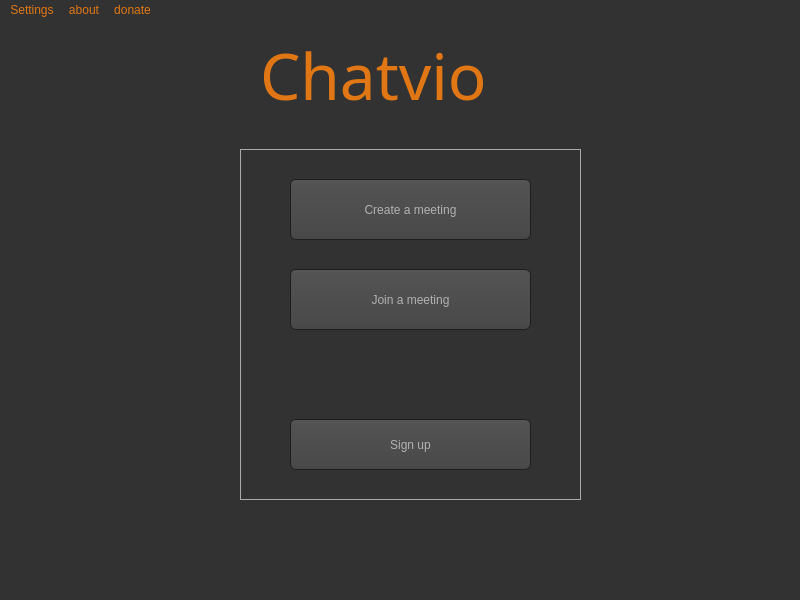
<?xml version="1.0" encoding="UTF-8"?>
<ui version="4.0">
 <class>Chatvio</class>
 <widget class="QMainWindow" name="Chatvio">
  <property name="geometry">
   <rect>
    <x>0</x>
    <y>0</y>
    <width>800</width>
    <height>600</height>
   </rect>
  </property>
  <property name="font">
   <font>
    <weight>75</weight>
    <bold>true</bold>
   </font>
  </property>
  <property name="windowTitle">
   <string>Chatvio</string>
  </property>
  <property name="whatsThis">
   <string>Create a public or private meeting</string>
  </property>
  <property name="styleSheet">
   <string notr="true">QToolTip
{
     border: 1px solid black;
     background-color: #ffa02f;
     padding: 1px;
     border-radius: 3px;
     opacity: 100;
}

QWidget
{
    color: #e07714;
    background-color: #323232;
}

QTreeView, QListView
{
    background-color: silver;
    margin-left: 5px;
}

QWidget:item:hover
{
    background-color: QLinearGradient( x1: 0, y1: 0, x2: 0, y2: 1, stop: 0 #ffa02f, stop: 1 #ca0619);
    color: #000000;
}

QWidget:item:selected
{
    background-color: QLinearGradient( x1: 0, y1: 0, x2: 0, y2: 1, stop: 0 #ffa02f, stop: 1 #d7801a);
}

QMenuBar::item
{
    background: transparent;
}

QMenuBar::item:selected
{
    background: transparent;
    border: 1px solid #ffaa00;
}

QMenuBar::item:pressed
{
    background: #444;
    border: 1px solid #000;
    background-color: QLinearGradient(
        x1:0, y1:0,
        x2:0, y2:1,
        stop:1 #212121,
        stop:0.4 #343434/*,
        stop:0.2 #343434,
        stop:0.1 #ffaa00*/
    );
    margin-bottom:-1px;
    padding-bottom:1px;
}

QMenu
{
    border: 1px solid #000;
}

QMenu::item
{
    padding: 2px 20px 2px 20px;
}

QMenu::item:selected
{
    color: #000000;
}

QWidget:disabled
{
    color: #808080;
    background-color: #323232;
}

QAbstractItemView
{
    background-color: QLinearGradient( x1: 0, y1: 0, x2: 0, y2: 1, stop: 0 #4d4d4d, stop: 0.1 #646464, stop: 1 #5d5d5d);
}

QWidget:focus
{
    /*border: 1px solid darkgray;*/
}

QLineEdit
{
    background-color: QLinearGradient( x1: 0, y1: 0, x2: 0, y2: 1, stop: 0 #4d4d4d, stop: 0 #646464, stop: 1 #5d5d5d);
    padding: 1px;
    border-style: solid;
    border: 1px solid #1e1e1e;
    border-radius: 5;
}

QPushButton
{
    color: #b1b1b1;
    background-color: QLinearGradient( x1: 0, y1: 0, x2: 0, y2: 1, stop: 0 #565656, stop: 0.1 #525252, stop: 0.5 #4e4e4e, stop: 0.9 #4a4a4a, stop: 1 #464646);
    border-width: 1px;
    border-color: #1e1e1e;
    border-style: solid;
    border-radius: 6;
    padding: 3px;
    font-size: 12px;
    padding-left: 5px;
    padding-right: 5px;
    min-width: 40px;
}

QPushButton:pressed
{
    background-color: QLinearGradient( x1: 0, y1: 0, x2: 0, y2: 1, stop: 0 #2d2d2d, stop: 0.1 #2b2b2b, stop: 0.5 #292929, stop: 0.9 #282828, stop: 1 #252525);
}

QComboBox
{
    selection-background-color: #ffaa00;
    background-color: QLinearGradient( x1: 0, y1: 0, x2: 0, y2: 1, stop: 0 #565656, stop: 0.1 #525252, stop: 0.5 #4e4e4e, stop: 0.9 #4a4a4a, stop: 1 #464646);
    border-style: solid;
    border: 1px solid #1e1e1e;
    border-radius: 5;
}

QComboBox:hover,QPushButton:hover
{
    border: 2px solid QLinearGradient( x1: 0, y1: 0, x2: 0, y2: 1, stop: 0 #ffa02f, stop: 1 #d7801a);
}


QComboBox:on
{
    padding-top: 3px;
    padding-left: 4px;
    background-color: QLinearGradient( x1: 0, y1: 0, x2: 0, y2: 1, stop: 0 #2d2d2d, stop: 0.1 #2b2b2b, stop: 0.5 #292929, stop: 0.9 #282828, stop: 1 #252525);
    selection-background-color: #ffaa00;
}

QComboBox QAbstractItemView
{
    border: 2px solid darkgray;
    selection-background-color: QLinearGradient( x1: 0, y1: 0, x2: 0, y2: 1, stop: 0 #ffa02f, stop: 1 #d7801a);
}

QComboBox::drop-down
{
     subcontrol-origin: padding;
     subcontrol-position: top right;
     width: 15px;

     border-left-width: 0px;
     border-left-color: darkgray;
     border-left-style: solid; /* just a single line */
     border-top-right-radius: 3px; /* same radius as the QComboBox */
     border-bottom-right-radius: 3px;
 }

QComboBox::down-arrow
{
     image: url(:/dark_orange/img/down_arrow.png);
}

QGroupBox
{
    border: 1px solid darkgray;
    margin-top: 10px;
}

QGroupBox:focus
{
    border: 1px solid darkgray;
}

QTextEdit:focus
{
    border: 1px solid darkgray;
}

QScrollBar:horizontal {
     border: 1px solid #222222;
     background: QLinearGradient( x1: 0, y1: 0, x2: 0, y2: 1, stop: 0.0 #121212, stop: 0.2 #282828, stop: 1 #484848);
     height: 7px;
     margin: 0px 16px 0 16px;
}

QScrollBar::handle:horizontal
{
      background: QLinearGradient( x1: 0, y1: 0, x2: 1, y2: 0, stop: 0 #ffa02f, stop: 0.5 #d7801a, stop: 1 #ffa02f);
      min-height: 20px;
      border-radius: 2px;
}

QScrollBar::add-line:horizontal {
      border: 1px solid #1b1b19;
      border-radius: 2px;
      background: QLinearGradient( x1: 0, y1: 0, x2: 1, y2: 0, stop: 0 #ffa02f, stop: 1 #d7801a);
      width: 14px;
      subcontrol-position: right;
      subcontrol-origin: margin;
}

QScrollBar::sub-line:horizontal {
      border: 1px solid #1b1b19;
      border-radius: 2px;
      background: QLinearGradient( x1: 0, y1: 0, x2: 1, y2: 0, stop: 0 #ffa02f, stop: 1 #d7801a);
      width: 14px;
     subcontrol-position: left;
     subcontrol-origin: margin;
}

QScrollBar::right-arrow:horizontal, QScrollBar::left-arrow:horizontal
{
      border: 1px solid black;
      width: 1px;
      height: 1px;
      background: white;
}

QScrollBar::add-page:horizontal, QScrollBar::sub-page:horizontal
{
      background: none;
}

QScrollBar:vertical
{
      background: QLinearGradient( x1: 0, y1: 0, x2: 1, y2: 0, stop: 0.0 #121212, stop: 0.2 #282828, stop: 1 #484848);
      width: 7px;
      margin: 16px 0 16px 0;
      border: 1px solid #222222;
}

QScrollBar::handle:vertical
{
      background: QLinearGradient( x1: 0, y1: 0, x2: 0, y2: 1, stop: 0 #ffa02f, stop: 0.5 #d7801a, stop: 1 #ffa02f);
      min-height: 20px;
      border-radius: 2px;
}

QScrollBar::add-line:vertical
{
      border: 1px solid #1b1b19;
      border-radius: 2px;
      background: QLinearGradient( x1: 0, y1: 0, x2: 0, y2: 1, stop: 0 #ffa02f, stop: 1 #d7801a);
      height: 14px;
      subcontrol-position: bottom;
      subcontrol-origin: margin;
}

QScrollBar::sub-line:vertical
{
      border: 1px solid #1b1b19;
      border-radius: 2px;
      background: QLinearGradient( x1: 0, y1: 0, x2: 0, y2: 1, stop: 0 #d7801a, stop: 1 #ffa02f);
      height: 14px;
      subcontrol-position: top;
      subcontrol-origin: margin;
}

QScrollBar::up-arrow:vertical, QScrollBar::down-arrow:vertical
{
      border: 1px solid black;
      width: 1px;
      height: 1px;
      background: white;
}


QScrollBar::add-page:vertical, QScrollBar::sub-page:vertical
{
      background: none;
}

QTextEdit
{
    background-color: #242424;
}

QPlainTextEdit
{
    background-color: #242424;
}

QHeaderView::section
{
    background-color: QLinearGradient(x1:0, y1:0, x2:0, y2:1, stop:0 #616161, stop: 0.5 #505050, stop: 0.6 #434343, stop:1 #656565);
    color: white;
    padding-left: 4px;
    border: 1px solid #6c6c6c;
}

QCheckBox:disabled
{
color: #414141;
}

QDockWidget::title
{
    text-align: center;
    spacing: 3px; /* spacing between items in the tool bar */
    background-color: QLinearGradient(x1:0, y1:0, x2:0, y2:1, stop:0 #323232, stop: 0.5 #242424, stop:1 #323232);
}

QDockWidget::close-button, QDockWidget::float-button
{
    text-align: center;
    spacing: 1px; /* spacing between items in the tool bar */
    background-color: QLinearGradient(x1:0, y1:0, x2:0, y2:1, stop:0 #323232, stop: 0.5 #242424, stop:1 #323232);
}

QDockWidget::close-button:hover, QDockWidget::float-button:hover
{
    background: #242424;
}

QDockWidget::close-button:pressed, QDockWidget::float-button:pressed
{
    padding: 1px -1px -1px 1px;
}

QMainWindow::separator
{
    background-color: QLinearGradient(x1:0, y1:0, x2:0, y2:1, stop:0 #161616, stop: 0.5 #151515, stop: 0.6 #212121, stop:1 #343434);
    color: white;
    padding-left: 4px;
    border: 1px solid #4c4c4c;
    spacing: 3px; /* spacing between items in the tool bar */
}

QMainWindow::separator:hover
{

    background-color: QLinearGradient(x1:0, y1:0, x2:0, y2:1, stop:0 #d7801a, stop:0.5 #b56c17 stop:1 #ffa02f);
    color: white;
    padding-left: 4px;
    border: 1px solid #6c6c6c;
    spacing: 3px; /* spacing between items in the tool bar */
}

QToolBar::handle
{
     spacing: 3px; /* spacing between items in the tool bar */
     background: url(:/dark_orange/img/handle.png);
}

QMenu::separator
{
    height: 2px;
    background-color: QLinearGradient(x1:0, y1:0, x2:0, y2:1, stop:0 #161616, stop: 0.5 #151515, stop: 0.6 #212121, stop:1 #343434);
    color: white;
    padding-left: 4px;
    margin-left: 10px;
    margin-right: 5px;
}

QProgressBar
{
    border: 2px solid grey;
    border-radius: 5px;
    text-align: center;
}

QProgressBar::chunk
{
    background-color: #d7801a;
    width: 2.15px;
    margin: 0.5px;
}

QTabBar::tab {
    color: #b1b1b1;
    border: 1px solid #444;
    border-bottom-style: none;
    background-color: #323232;
    padding-left: 10px;
    padding-right: 10px;
    padding-top: 3px;
    padding-bottom: 2px;
    margin-right: -1px;
}

QTabWidget::pane {
    border: 1px solid #444;
    top: 1px;
}

QTabBar::tab:last
{
    margin-right: 0; /* the last selected tab has nothing to overlap with on the right */
    border-top-right-radius: 3px;
}

QTabBar::tab:first:!selected
{
 margin-left: 0px; /* the last selected tab has nothing to overlap with on the right */


    border-top-left-radius: 3px;
}

QTabBar::tab:!selected
{
    color: #b1b1b1;
    border-bottom-style: solid;
    margin-top: 3px;
    background-color: QLinearGradient(x1:0, y1:0, x2:0, y2:1, stop:1 #212121, stop:.4 #343434);
}

QTabBar::tab:selected
{
    border-top-left-radius: 3px;
    border-top-right-radius: 3px;
    margin-bottom: 0px;
}

QTabBar::tab:!selected:hover
{
    /*border-top: 2px solid #ffaa00;
    padding-bottom: 3px;*/
    border-top-left-radius: 3px;
    border-top-right-radius: 3px;
    background-color: QLinearGradient(x1:0, y1:0, x2:0, y2:1, stop:1 #212121, stop:0.4 #343434, stop:0.2 #343434, stop:0.1 #ffaa00);
}

QRadioButton::indicator:checked, QRadioButton::indicator:unchecked{
    color: #b1b1b1;
    background-color: #323232;
    border: 1px solid #b1b1b1;
    border-radius: 6px;
}

QRadioButton::indicator:checked
{
    background-color: qradialgradient(
        cx: 0.5, cy: 0.5,
        fx: 0.5, fy: 0.5,
        radius: 1.0,
        stop: 0.25 #ffaa00,
        stop: 0.3 #323232
    );
}

QCheckBox::indicator{
    color: #b1b1b1;
    background-color: #323232;
    border: 1px solid #b1b1b1;
    width: 9px;
    height: 9px;
}

QRadioButton::indicator
{
    border-radius: 6px;
}

QRadioButton::indicator:hover, QCheckBox::indicator:hover
{
    border: 1px solid #ffaa00;
}

QCheckBox::indicator:checked
{
    image:url(:/dark_orange/img/checkbox.png);
}

QCheckBox::indicator:disabled, QRadioButton::indicator:disabled
{
    border: 1px solid #444;
}


QSlider::groove:horizontal {
    border: 1px solid #3A3939;
    height: 8px;
    background: #201F1F;
    margin: 2px 0;
    border-radius: 2px;
}

QSlider::handle:horizontal {
    background: QLinearGradient( x1: 0, y1: 0, x2: 0, y2: 1,
      stop: 0.0 silver, stop: 0.2 #a8a8a8, stop: 1 #727272);
    border: 1px solid #3A3939;
    width: 14px;
    height: 14px;
    margin: -4px 0;
    border-radius: 2px;
}

QSlider::groove:vertical {
    border: 1px solid #3A3939;
    width: 8px;
    background: #201F1F;
    margin: 0 0px;
    border-radius: 2px;
}

QSlider::handle:vertical {
    background: QLinearGradient( x1: 0, y1: 0, x2: 0, y2: 1, stop: 0.0 silver,
      stop: 0.2 #a8a8a8, stop: 1 #727272);
    border: 1px solid #3A3939;
    width: 14px;
    height: 14px;
    margin: 0 -4px;
    border-radius: 2px;
}

QAbstractSpinBox {
    padding-top: 2px;
    padding-bottom: 2px;
    border: 1px solid darkgray;

    border-radius: 2px;
    min-width: 50px;
}

</string>
  </property>
  <widget class="QWidget" name="centralwidget">
   <widget class="QLabel" name="label">
    <property name="geometry">
     <rect>
      <x>260</x>
      <y>10</y>
      <width>331</width>
      <height>91</height>
     </rect>
    </property>
    <property name="palette">
     <palette>
      <active>
       <colorrole role="WindowText">
        <brush brushstyle="SolidPattern">
         <color alpha="255">
          <red>224</red>
          <green>119</green>
          <blue>20</blue>
         </color>
        </brush>
       </colorrole>
       <colorrole role="Button">
        <brush brushstyle="SolidPattern">
         <color alpha="255">
          <red>50</red>
          <green>50</green>
          <blue>50</blue>
         </color>
        </brush>
       </colorrole>
       <colorrole role="Text">
        <brush brushstyle="SolidPattern">
         <color alpha="255">
          <red>224</red>
          <green>119</green>
          <blue>20</blue>
         </color>
        </brush>
       </colorrole>
       <colorrole role="ButtonText">
        <brush brushstyle="SolidPattern">
         <color alpha="255">
          <red>224</red>
          <green>119</green>
          <blue>20</blue>
         </color>
        </brush>
       </colorrole>
       <colorrole role="Base">
        <brush brushstyle="SolidPattern">
         <color alpha="255">
          <red>50</red>
          <green>50</green>
          <blue>50</blue>
         </color>
        </brush>
       </colorrole>
       <colorrole role="Window">
        <brush brushstyle="SolidPattern">
         <color alpha="255">
          <red>50</red>
          <green>50</green>
          <blue>50</blue>
         </color>
        </brush>
       </colorrole>
       <colorrole role="PlaceholderText">
        <brush brushstyle="NoBrush">
         <color alpha="128">
          <red>224</red>
          <green>119</green>
          <blue>20</blue>
         </color>
        </brush>
       </colorrole>
      </active>
      <inactive>
       <colorrole role="WindowText">
        <brush brushstyle="SolidPattern">
         <color alpha="255">
          <red>224</red>
          <green>119</green>
          <blue>20</blue>
         </color>
        </brush>
       </colorrole>
       <colorrole role="Button">
        <brush brushstyle="SolidPattern">
         <color alpha="255">
          <red>50</red>
          <green>50</green>
          <blue>50</blue>
         </color>
        </brush>
       </colorrole>
       <colorrole role="Text">
        <brush brushstyle="SolidPattern">
         <color alpha="255">
          <red>224</red>
          <green>119</green>
          <blue>20</blue>
         </color>
        </brush>
       </colorrole>
       <colorrole role="ButtonText">
        <brush brushstyle="SolidPattern">
         <color alpha="255">
          <red>224</red>
          <green>119</green>
          <blue>20</blue>
         </color>
        </brush>
       </colorrole>
       <colorrole role="Base">
        <brush brushstyle="SolidPattern">
         <color alpha="255">
          <red>50</red>
          <green>50</green>
          <blue>50</blue>
         </color>
        </brush>
       </colorrole>
       <colorrole role="Window">
        <brush brushstyle="SolidPattern">
         <color alpha="255">
          <red>50</red>
          <green>50</green>
          <blue>50</blue>
         </color>
        </brush>
       </colorrole>
       <colorrole role="PlaceholderText">
        <brush brushstyle="NoBrush">
         <color alpha="128">
          <red>224</red>
          <green>119</green>
          <blue>20</blue>
         </color>
        </brush>
       </colorrole>
      </inactive>
      <disabled>
       <colorrole role="WindowText">
        <brush brushstyle="SolidPattern">
         <color alpha="255">
          <red>128</red>
          <green>128</green>
          <blue>128</blue>
         </color>
        </brush>
       </colorrole>
       <colorrole role="Button">
        <brush brushstyle="SolidPattern">
         <color alpha="255">
          <red>50</red>
          <green>50</green>
          <blue>50</blue>
         </color>
        </brush>
       </colorrole>
       <colorrole role="Text">
        <brush brushstyle="SolidPattern">
         <color alpha="255">
          <red>128</red>
          <green>128</green>
          <blue>128</blue>
         </color>
        </brush>
       </colorrole>
       <colorrole role="ButtonText">
        <brush brushstyle="SolidPattern">
         <color alpha="255">
          <red>128</red>
          <green>128</green>
          <blue>128</blue>
         </color>
        </brush>
       </colorrole>
       <colorrole role="Base">
        <brush brushstyle="SolidPattern">
         <color alpha="255">
          <red>50</red>
          <green>50</green>
          <blue>50</blue>
         </color>
        </brush>
       </colorrole>
       <colorrole role="Window">
        <brush brushstyle="SolidPattern">
         <color alpha="255">
          <red>50</red>
          <green>50</green>
          <blue>50</blue>
         </color>
        </brush>
       </colorrole>
       <colorrole role="PlaceholderText">
        <brush brushstyle="NoBrush">
         <color alpha="128">
          <red>224</red>
          <green>119</green>
          <blue>20</blue>
         </color>
        </brush>
       </colorrole>
      </disabled>
     </palette>
    </property>
    <property name="font">
     <font>
      <family>Sitka Subheading</family>
      <pointsize>48</pointsize>
      <weight>50</weight>
      <bold>false</bold>
      <underline>false</underline>
      <strikeout>false</strikeout>
     </font>
    </property>
    <property name="text">
     <string>Chatvio</string>
    </property>
   </widget>
   <widget class="QGroupBox" name="groupBox">
    <property name="geometry">
     <rect>
      <x>240</x>
      <y>120</y>
      <width>341</width>
      <height>361</height>
     </rect>
    </property>
    <property name="palette">
     <palette>
      <active>
       <colorrole role="WindowText">
        <brush brushstyle="SolidPattern">
         <color alpha="255">
          <red>224</red>
          <green>119</green>
          <blue>20</blue>
         </color>
        </brush>
       </colorrole>
       <colorrole role="Button">
        <brush brushstyle="SolidPattern">
         <color alpha="255">
          <red>50</red>
          <green>50</green>
          <blue>50</blue>
         </color>
        </brush>
       </colorrole>
       <colorrole role="Text">
        <brush brushstyle="SolidPattern">
         <color alpha="255">
          <red>224</red>
          <green>119</green>
          <blue>20</blue>
         </color>
        </brush>
       </colorrole>
       <colorrole role="ButtonText">
        <brush brushstyle="SolidPattern">
         <color alpha="255">
          <red>224</red>
          <green>119</green>
          <blue>20</blue>
         </color>
        </brush>
       </colorrole>
       <colorrole role="Base">
        <brush brushstyle="SolidPattern">
         <color alpha="255">
          <red>50</red>
          <green>50</green>
          <blue>50</blue>
         </color>
        </brush>
       </colorrole>
       <colorrole role="Window">
        <brush brushstyle="SolidPattern">
         <color alpha="255">
          <red>50</red>
          <green>50</green>
          <blue>50</blue>
         </color>
        </brush>
       </colorrole>
       <colorrole role="PlaceholderText">
        <brush brushstyle="NoBrush">
         <color alpha="128">
          <red>224</red>
          <green>119</green>
          <blue>20</blue>
         </color>
        </brush>
       </colorrole>
      </active>
      <inactive>
       <colorrole role="WindowText">
        <brush brushstyle="SolidPattern">
         <color alpha="255">
          <red>224</red>
          <green>119</green>
          <blue>20</blue>
         </color>
        </brush>
       </colorrole>
       <colorrole role="Button">
        <brush brushstyle="SolidPattern">
         <color alpha="255">
          <red>50</red>
          <green>50</green>
          <blue>50</blue>
         </color>
        </brush>
       </colorrole>
       <colorrole role="Text">
        <brush brushstyle="SolidPattern">
         <color alpha="255">
          <red>224</red>
          <green>119</green>
          <blue>20</blue>
         </color>
        </brush>
       </colorrole>
       <colorrole role="ButtonText">
        <brush brushstyle="SolidPattern">
         <color alpha="255">
          <red>224</red>
          <green>119</green>
          <blue>20</blue>
         </color>
        </brush>
       </colorrole>
       <colorrole role="Base">
        <brush brushstyle="SolidPattern">
         <color alpha="255">
          <red>50</red>
          <green>50</green>
          <blue>50</blue>
         </color>
        </brush>
       </colorrole>
       <colorrole role="Window">
        <brush brushstyle="SolidPattern">
         <color alpha="255">
          <red>50</red>
          <green>50</green>
          <blue>50</blue>
         </color>
        </brush>
       </colorrole>
       <colorrole role="PlaceholderText">
        <brush brushstyle="NoBrush">
         <color alpha="128">
          <red>224</red>
          <green>119</green>
          <blue>20</blue>
         </color>
        </brush>
       </colorrole>
      </inactive>
      <disabled>
       <colorrole role="WindowText">
        <brush brushstyle="SolidPattern">
         <color alpha="255">
          <red>128</red>
          <green>128</green>
          <blue>128</blue>
         </color>
        </brush>
       </colorrole>
       <colorrole role="Button">
        <brush brushstyle="SolidPattern">
         <color alpha="255">
          <red>50</red>
          <green>50</green>
          <blue>50</blue>
         </color>
        </brush>
       </colorrole>
       <colorrole role="Text">
        <brush brushstyle="SolidPattern">
         <color alpha="255">
          <red>128</red>
          <green>128</green>
          <blue>128</blue>
         </color>
        </brush>
       </colorrole>
       <colorrole role="ButtonText">
        <brush brushstyle="SolidPattern">
         <color alpha="255">
          <red>128</red>
          <green>128</green>
          <blue>128</blue>
         </color>
        </brush>
       </colorrole>
       <colorrole role="Base">
        <brush brushstyle="SolidPattern">
         <color alpha="255">
          <red>50</red>
          <green>50</green>
          <blue>50</blue>
         </color>
        </brush>
       </colorrole>
       <colorrole role="Window">
        <brush brushstyle="SolidPattern">
         <color alpha="255">
          <red>50</red>
          <green>50</green>
          <blue>50</blue>
         </color>
        </brush>
       </colorrole>
       <colorrole role="PlaceholderText">
        <brush brushstyle="NoBrush">
         <color alpha="128">
          <red>224</red>
          <green>119</green>
          <blue>20</blue>
         </color>
        </brush>
       </colorrole>
      </disabled>
     </palette>
    </property>
    <property name="title">
     <string/>
    </property>
    <widget class="QPushButton" name="pushButton_3">
     <property name="geometry">
      <rect>
       <x>50</x>
       <y>40</y>
       <width>241</width>
       <height>61</height>
      </rect>
     </property>
     <property name="whatsThis">
      <string>Create a public or private meeting</string>
     </property>
     <property name="text">
      <string>Create a meeting</string>
     </property>
    </widget>
    <widget class="QPushButton" name="pushButton_2">
     <property name="geometry">
      <rect>
       <x>50</x>
       <y>280</y>
       <width>241</width>
       <height>51</height>
      </rect>
     </property>
     <property name="styleSheet">
      <string notr="true"/>
     </property>
     <property name="text">
      <string>Sign up</string>
     </property>
    </widget>
    <widget class="QPushButton" name="pushButton_4">
     <property name="geometry">
      <rect>
       <x>50</x>
       <y>130</y>
       <width>241</width>
       <height>61</height>
      </rect>
     </property>
     <property name="text">
      <string>Join a meeting</string>
     </property>
    </widget>
   </widget>
  </widget>
  <widget class="QMenuBar" name="menubar">
   <property name="geometry">
    <rect>
     <x>0</x>
     <y>0</y>
     <width>800</width>
     <height>26</height>
    </rect>
   </property>
   <widget class="QMenu" name="menuSettings">
    <property name="title">
     <string>Settings</string>
    </property>
    <addaction name="actionChange_settings"/>
   </widget>
   <widget class="QMenu" name="menuabout">
    <property name="title">
     <string>about</string>
    </property>
   </widget>
   <widget class="QMenu" name="menudonate">
    <property name="title">
     <string>donate</string>
    </property>
   </widget>
   <addaction name="menuSettings"/>
   <addaction name="menuabout"/>
   <addaction name="menudonate"/>
  </widget>
  <widget class="QStatusBar" name="statusbar"/>
  <action name="actionChange_settings">
   <property name="text">
    <string>Change settings</string>
   </property>
  </action>
 </widget>
 <resources/>
 <connections/>
</ui>
